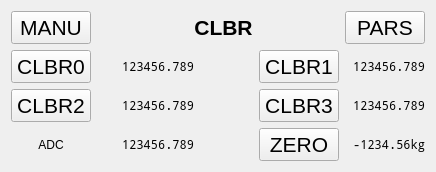
      <widget class="QWidget" name="ClbrPage">
       <layout class="QGridLayout" name="gridLayout_3">
        <item row="0" column="0">
         <widget class="QPushButton" name="ManuPushButtonR">
          <property name="font">
           <font>
            <pointsize>16</pointsize>
           </font>
          </property>
          <property name="text">
           <string>MANU</string>
          </property>
         </widget>
        </item>
        <item row="0" column="1">
         <spacer name="horizontalSpacer_8">
          <property name="orientation">
           <enum>Qt::Horizontal</enum>
          </property>
          <property name="sizeHint" stdset="0">
           <size>
            <width>91</width>
            <height>20</height>
           </size>
          </property>
         </spacer>
        </item>
        <item row="0" column="2" colspan="2">
         <widget class="QLabel" name="ClbrTxtLabel">
          <property name="font">
           <font>
            <pointsize>16</pointsize>
            <weight>75</weight>
            <bold>true</bold>
           </font>
          </property>
          <property name="text">
           <string>CLBR</string>
          </property>
          <property name="alignment">
           <set>Qt::AlignCenter</set>
          </property>
         </widget>
        </item>
        <item row="0" column="4">
         <spacer name="horizontalSpacer_2">
          <property name="orientation">
           <enum>Qt::Horizontal</enum>
          </property>
          <property name="sizeHint" stdset="0">
           <size>
            <width>78</width>
            <height>26</height>
           </size>
          </property>
         </spacer>
        </item>
        <item row="0" column="5">
         <widget class="QPushButton" name="ParsPushButtonL">
          <property name="font">
           <font>
            <pointsize>16</pointsize>
           </font>
          </property>
          <property name="text">
           <string>PARS</string>
          </property>
         </widget>
        </item>
        <item row="1" column="0">
         <widget class="QPushButton" name="ClbPushButton0">
          <property name="sizePolicy">
           <sizepolicy hsizetype="Maximum" vsizetype="Maximum">
            <horstretch>0</horstretch>
            <verstretch>0</verstretch>
           </sizepolicy>
          </property>
          <property name="font">
           <font>
            <pointsize>16</pointsize>
           </font>
          </property>
          <property name="text">
           <string>CLBR0</string>
          </property>
         </widget>
        </item>
        <item row="1" column="1" colspan="2">
         <widget class="QLabel" name="ClbLabel1">
          <property name="font">
           <font>
            <family>Noto Mono</family>
           </font>
          </property>
          <property name="text">
           <string>123456.789</string>
          </property>
          <property name="alignment">
           <set>Qt::AlignRight|Qt::AlignTrailing|Qt::AlignVCenter</set>
          </property>
         </widget>
        </item>
        <item row="1" column="3">
         <spacer name="horizontalSpacer_3">
          <property name="orientation">
           <enum>Qt::Horizontal</enum>
          </property>
          <property name="sizeHint" stdset="0">
           <size>
            <width>40</width>
            <height>20</height>
           </size>
          </property>
         </spacer>
        </item>
        <item row="1" column="4">
         <widget class="QPushButton" name="ClbPushButton1">
          <property name="sizePolicy">
           <sizepolicy hsizetype="Maximum" vsizetype="Maximum">
            <horstretch>0</horstretch>
            <verstretch>0</verstretch>
           </sizepolicy>
          </property>
          <property name="font">
           <font>
            <pointsize>16</pointsize>
           </font>
          </property>
          <property name="text">
           <string>CLBR1</string>
          </property>
         </widget>
        </item>
        <item row="1" column="5">
         <widget class="QLabel" name="ClbLabel0">
          <property name="font">
           <font>
            <family>Noto Mono</family>
           </font>
          </property>
          <property name="text">
           <string>123456.789</string>
          </property>
          <property name="alignment">
           <set>Qt::AlignRight|Qt::AlignTrailing|Qt::AlignVCenter</set>
          </property>
         </widget>
        </item>
        <item row="2" column="0">
         <widget class="QPushButton" name="ClbPushButton2">
          <property name="sizePolicy">
           <sizepolicy hsizetype="Maximum" vsizetype="Maximum">
            <horstretch>0</horstretch>
            <verstretch>0</verstretch>
           </sizepolicy>
          </property>
          <property name="font">
           <font>
            <pointsize>16</pointsize>
           </font>
          </property>
          <property name="text">
           <string>CLBR2</string>
          </property>
         </widget>
        </item>
        <item row="2" column="1" colspan="2">
         <widget class="QLabel" name="ClbLabel3">
          <property name="font">
           <font>
            <family>Noto Mono</family>
           </font>
          </property>
          <property name="text">
           <string>123456.789</string>
          </property>
          <property name="alignment">
           <set>Qt::AlignRight|Qt::AlignTrailing|Qt::AlignVCenter</set>
          </property>
         </widget>
        </item>
        <item row="2" column="4">
         <widget class="QPushButton" name="ClbPushButton3">
          <property name="sizePolicy">
           <sizepolicy hsizetype="Maximum" vsizetype="Maximum">
            <horstretch>0</horstretch>
            <verstretch>0</verstretch>
           </sizepolicy>
          </property>
          <property name="font">
           <font>
            <pointsize>16</pointsize>
           </font>
          </property>
          <property name="text">
           <string>CLBR3</string>
          </property>
         </widget>
        </item>
        <item row="2" column="5">
         <widget class="QLabel" name="ClbLabel2">
          <property name="font">
           <font>
            <family>Noto Mono</family>
           </font>
          </property>
          <property name="text">
           <string>123456.789</string>
          </property>
          <property name="alignment">
           <set>Qt::AlignRight|Qt::AlignTrailing|Qt::AlignVCenter</set>
          </property>
         </widget>
        </item>
        <item row="3" column="0">
         <widget class="QLabel" name="AdcTxtLabel">
          <property name="text">
           <string>ADC</string>
          </property>
          <property name="alignment">
           <set>Qt::AlignCenter</set>
          </property>
         </widget>
        </item>
        <item row="3" column="1" colspan="2">
         <widget class="QLabel" name="AdcCodeLabel">
          <property name="font">
           <font>
            <family>Noto Mono</family>
           </font>
          </property>
          <property name="text">
           <string>123456.789</string>
          </property>
          <property name="alignment">
           <set>Qt::AlignRight|Qt::AlignTrailing|Qt::AlignVCenter</set>
          </property>
         </widget>
        </item>
        <item row="3" column="4">
         <widget class="QPushButton" name="ZeroPushButton">
          <property name="sizePolicy">
           <sizepolicy hsizetype="Maximum" vsizetype="Maximum">
            <horstretch>0</horstretch>
            <verstretch>0</verstretch>
           </sizepolicy>
          </property>
          <property name="font">
           <font>
            <pointsize>16</pointsize>
           </font>
          </property>
          <property name="text">
           <string>ZERO</string>
          </property>
         </widget>
        </item>
        <item row="3" column="5">
         <widget class="QLabel" name="ZeroLabel">
          <property name="font">
           <font>
            <family>Noto Mono</family>
           </font>
          </property>
          <property name="text">
           <string>-1234.56kg</string>
          </property>
          <property name="alignment">
           <set>Qt::AlignRight|Qt::AlignTrailing|Qt::AlignVCenter</set>
          </property>
         </widget>
        </item>
       </layout>
      </widget>
